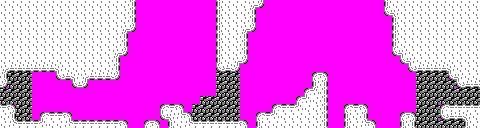

The image is a tile-based game level rendered from a .tmx file. Its description and complete source (layers, tilesets, objects, tile grids) follow:
An orthogonal 60x16 tile map with 8x8 px tiles, 1 tile layer (Tile Layer 1).

<map version="1.0" orientation="orthogonal" width="60" height="16" tilewidth="8" tileheight="8" backgroundcolor="#ff00ff">
 <tileset firstgid="1" name="cavemountain" tilewidth="8" tileheight="8">
  <image source="cavemountain.png" trans="ff00ff" width="40" height="24" />
  <terraintypes>
   <terrain name="Wall" tile="-1" />
   <terrain name="Cave" tile="-1" />
  </terraintypes>
  <tile id="0" terrain="1,1,1,0" />
  <tile id="1" terrain="1,1,0,0" />
  <tile id="2" terrain="1,1,0,1" />
  <tile id="3" terrain="0,0,0,1" />
  <tile id="4" terrain="0,0,1,0" />
  <tile id="5" terrain="1,0,1,0" />
  <tile id="6" terrain="0,0,0,0" />
  <tile id="7" terrain="0,1,0,1" />
  <tile id="8" terrain="0,1,0,0" />
  <tile id="9" terrain="1,0,0,0" />
  <tile id="10" terrain="1,0,1,1" />
  <tile id="11" terrain="0,0,1,1" />
  <tile id="12" terrain="0,1,1,1" />
  <tile id="13" terrain="1,1,1,1" />
 </tileset>
 <layer name="Tile Layer 1" width="60" height="16">
  <data encoding="csv">
7,7,7,7,7,7,7,7,7,7,7,7,7,7,7,7,8,0,0,0,0,0,0,0,0,0,0,6,7,7,7,4,13,0,0,0,0,0,0,0,0,0,0,0,0,0,0,0,6,7,7,7,7,7,7,7,7,7,7,7,
7,7,7,7,7,7,7,7,7,7,7,7,7,7,7,7,8,0,0,0,0,0,0,0,0,0,0,6,7,7,7,8,0,0,0,0,0,0,0,0,0,0,0,0,0,0,0,0,11,5,7,7,7,7,7,7,7,7,7,7,
7,7,7,7,7,7,7,7,7,7,7,7,7,7,7,7,8,0,0,0,0,0,0,0,0,0,0,6,7,7,7,8,0,0,0,0,0,0,0,0,0,0,0,0,0,0,0,0,0,6,7,7,7,7,7,7,7,7,7,7,
7,7,7,7,7,7,7,7,7,7,7,7,7,7,7,4,13,0,0,0,0,0,0,0,0,0,0,6,7,7,4,13,0,0,0,0,0,0,0,0,0,0,0,0,0,0,0,0,0,6,7,7,7,7,7,7,7,7,7,7,
7,7,7,7,7,7,7,7,7,7,7,7,7,7,7,8,0,0,0,0,0,0,0,0,0,0,0,6,7,7,8,0,0,0,0,0,0,0,0,0,0,0,0,0,0,0,0,0,0,6,7,7,7,7,7,7,7,7,7,7,
7,7,7,7,7,7,7,7,7,7,7,7,7,7,7,8,0,0,0,0,0,0,0,0,0,0,0,6,7,7,8,0,0,0,0,0,0,0,0,0,0,0,0,0,0,0,0,0,0,6,7,7,7,7,7,7,7,7,7,7,
7,7,7,7,7,7,7,7,7,7,7,7,7,7,4,13,0,0,0,0,0,0,0,0,0,0,0,6,7,7,8,0,0,0,0,0,0,0,0,0,0,0,0,0,0,0,0,0,0,11,5,7,7,7,7,7,7,7,7,7,
7,7,7,7,7,7,7,7,7,7,7,7,7,7,8,0,0,0,0,0,0,0,0,0,0,0,0,6,7,4,13,0,0,0,0,0,0,0,0,0,0,0,0,0,0,0,0,0,0,0,11,5,7,7,7,7,7,7,7,7,
4,12,12,12,12,12,12,5,7,7,7,7,7,7,8,0,0,0,0,0,0,0,0,0,0,0,0,11,12,13,0,0,0,0,0,0,0,0,0,0,0,0,0,0,0,0,0,0,0,0,0,11,12,12,12,12,5,7,7,7,
8,14,14,14,0,0,0,11,12,5,4,12,12,12,13,0,0,0,0,0,0,0,0,0,0,0,0,14,14,14,0,0,0,0,0,0,0,0,0,1,3,0,0,0,0,0,0,0,0,0,0,0,14,14,14,14,11,5,7,7,
13,14,14,14,0,0,0,0,0,11,13,0,0,0,0,0,0,0,0,0,0,0,0,0,0,0,0,14,14,14,0,0,0,0,0,0,0,0,0,6,8,0,0,0,0,0,0,0,0,0,0,0,14,14,14,14,14,11,12,12,
14,14,14,14,0,0,0,0,0,0,0,0,0,0,0,0,0,0,0,0,0,0,0,0,0,0,0,14,14,14,0,0,0,0,0,0,0,0,1,10,8,0,0,0,0,0,0,0,0,0,0,0,14,14,14,14,14,14,14,14,
14,14,14,14,0,0,0,0,0,0,0,0,0,0,0,0,0,0,0,0,0,0,0,0,0,14,14,14,14,14,0,0,0,0,0,0,0,1,10,7,8,0,0,0,0,0,0,0,0,0,0,0,14,14,14,14,14,14,14,14,
2,3,14,14,0,0,0,0,0,0,0,0,0,0,0,0,0,0,0,0,1,2,3,0,14,14,14,14,14,14,0,0,0,0,1,2,2,10,7,7,8,0,0,1,2,3,0,0,0,0,0,0,14,14,14,1,2,2,2,2,
7,8,14,14,0,1,2,2,3,0,0,0,0,0,0,0,0,0,0,0,11,5,9,3,14,14,14,14,14,14,0,0,1,2,10,7,7,7,7,7,8,0,0,6,7,8,0,0,0,0,1,3,14,14,14,11,12,12,5,7,
7,9,2,2,2,10,7,7,9,2,2,2,2,2,2,3,0,0,1,3,0,6,7,9,2,2,2,2,2,2,3,0,6,7,7,7,7,7,7,7,8,0,0,6,7,9,3,0,0,0,6,8,14,14,14,14,14,14,6,7
</data>
 </layer>
</map>
